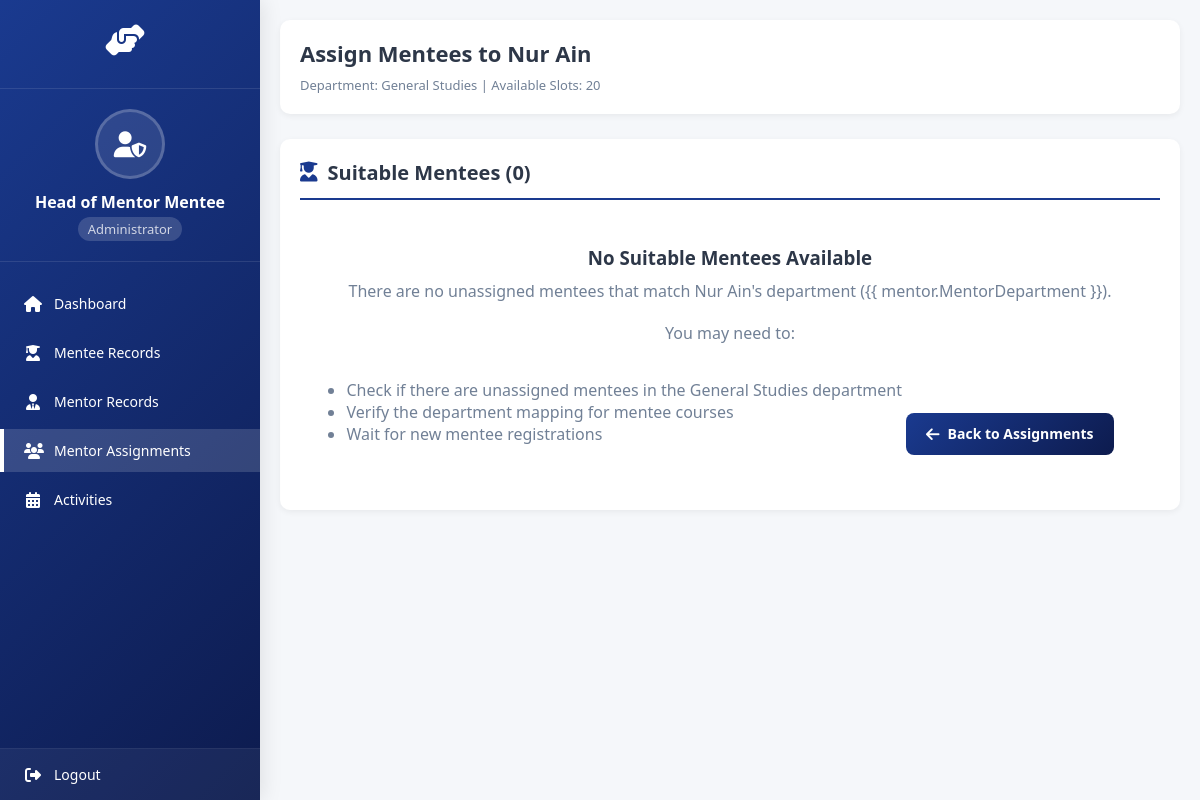
Page /mmms/head/assignments/assign/STGS099/ (signed in) on the earlier database version.
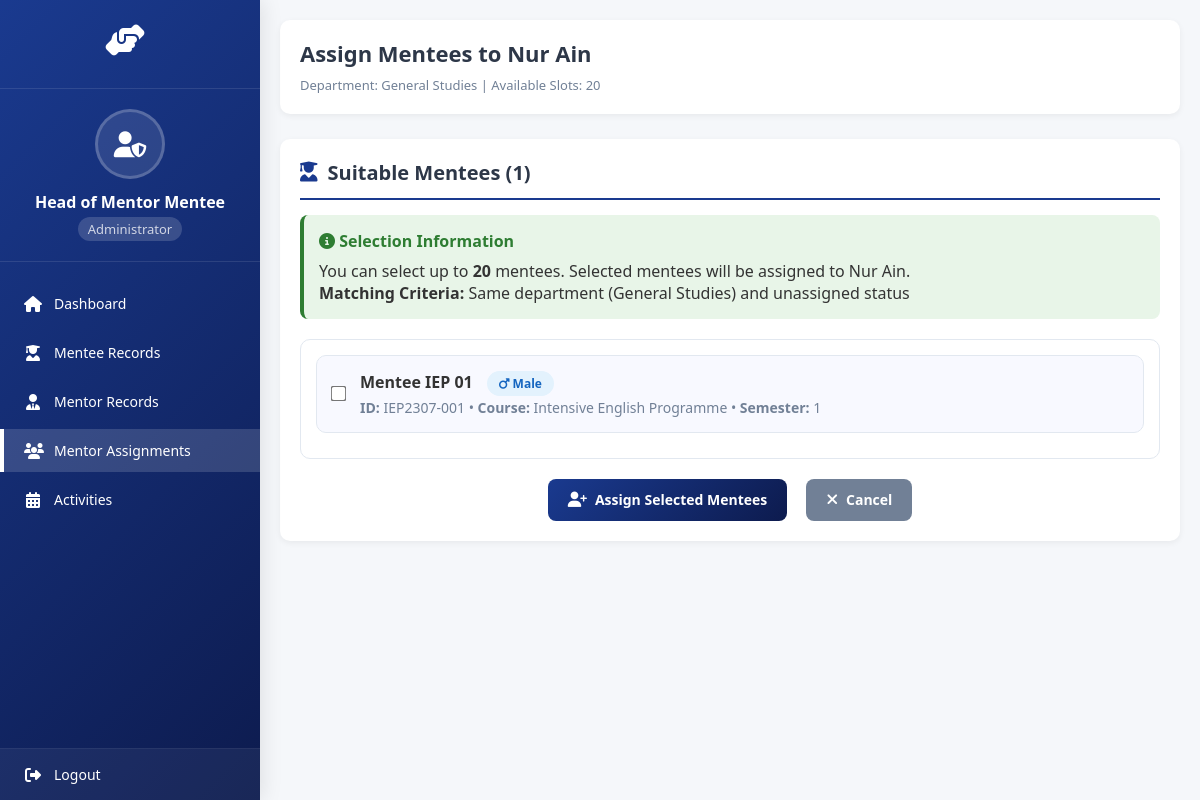
Same page on the later database version.
### system/models.py (models this page shows, shortened)
class Mentor(models.Model):
    user = models.OneToOneField(settings.AUTH_USER_MODEL, on_delete=models.CASCADE)
    profile_picture = models.ImageField(upload_to='mentor_profile_pictures/', null=True, blank=True)
    MentorID = models.CharField(max_length=12, primary_key=True)
    MentorName = models.CharField(max_length=100)
    MentorEmail = models.EmailField()
    MentorPhone = models.CharField(max_length=15)
    MentorIC = models.CharField(max_length=15)
    MentorAddress = models.CharField(max_length=255)
    MentorPostcode = models.CharField(max_length=10)
    MentorCity = models.CharField(max_length=50)
    MentorState = models.CharField(max_length=50)
    MentorRace = models.CharField(max_length=50)
    MentorReligion = models.CharField(max_length=50)
    MentorDepartment = models.CharField(max_length=100)
    MaxMentees = models.IntegerField(default=20)
    CurrentMentees = models.IntegerField(default=0)
    MentorJoinDate = models.DateField()
    def get_male_mentees_count(self):
        return self.assignments.filter(
            assignment_status='active',
            mentee__MenteeGender='male'
        ).count()
    def get_female_mentees_count(self):
        return self.assignments.filter(
            assignment_status='active',
            mentee__MenteeGender='female'
        ).count()
    def get_mentee_gender_distribution(self):
        male_count = self.get_male_mentees_count()
        female_count = self.get_female_mentees_count()
        return {'male': male_count, 'female': female_count}
    def get_ideal_gender_distribution(self, num_mentees):
        current_dist = self.get_mentee_gender_distribution()
        total_current = current_dist['male'] + current_dist['female']
        total_new = total_current + num_mentees
        target_male = round((total_new) / 2)
        target_female = total_new - target_male
        needed_male = max(0, target_male - current_dist['male'])
        needed_female = max(0, target_female - current_dist['female'])
        return {'male': needed_male, 'female': needed_female}

class Mentee(models.Model):
    STATUS_CHOICES = (
        ('active', 'Continue Study'),
        ('inactive', 'Not Continuing'),
        ('graduated', 'Graduated'),
    )
    GENDER_CHOICES = (
        ('male', 'Male'),
        ('female', 'Female'),
    )
    user = models.OneToOneField(settings.AUTH_USER_MODEL, on_delete=models.CASCADE)
    profile_picture = models.ImageField(upload_to='mentee_profile_pictures/', null=True, blank=True)
    MenteeID = models.CharField(max_length=12, primary_key=True)
    MenteeName = models.CharField(max_length=100)
    MenteeCourse = models.CharField(max_length=100)
    MenteeSemester = models.IntegerField()
    Year = models.IntegerField()
    MenteeJoinDate = models.DateField()
    MenteeEmail = models.EmailField()
    MenteePhone = models.CharField(max_length=15)
    MenteeIC = models.CharField(max_length=15)
    MenteeAddress = models.CharField(max_length=255)
    MenteePostcode = models.CharField(max_length=10)
    MenteeCity = models.CharField(max_length=50)
    MenteeState = models.CharField(max_length=50)
    MenteeRace = models.CharField(max_length=50)
    MenteeReligion = models.CharField(max_length=50)
    MenteeGender = models.CharField(max_length=10, choices=GENDER_CHOICES, default='male')
    MenteeStatus = models.CharField(max_length=20, choices=STATUS_CHOICES, default='active')
    MenteePreviousSchool = models.CharField(max_length=100)
    MenteeFatherName = models.CharField(max_length=100)
    MenteeFatherIC = models.CharField(max_length=15)
    MenteeFatherOccupation = models.CharField(max_length=100)
    MenteeFatherPhone = models.CharField(max_length=15)
    MenteeMotherName = models.CharField(max_length=100)
    MenteeMotherIC = models.CharField(max_length=15)
    MenteeMotherOccupation = models.CharField(max_length=100)
    MenteeMotherPhone = models.CharField(max_length=15)
    Sem1TargetGPA = models.DecimalField(max_digits=3, decimal_places=2, null=True, blank=True)
    Sem1ActualGPA = models.DecimalField(max_digits=3, decimal_places=2, null=True, blank=True)
    Sem2TargetGPA = models.DecimalField(max_digits=3, decimal_places=2, null=True, blank=True)
    Sem2ActualGPA = models.DecimalField(max_digits=3, decimal_places=2, null=True, blank=True)
    Sem3TargetGPA = models.DecimalField(max_digits=3, decimal_places=2, null=True, blank=True)
    Sem3ActualGPA = models.DecimalField(max_digits=3, decimal_places=2, null=True, blank=True)
    Sem4TargetGPA = models.DecimalField(max_digits=3, decimal_places=2, null=True, blank=True)
    Sem4ActualGPA = models.DecimalField(max_digits=3, decimal_places=2, null=True, blank=True)
    Sem5TargetGPA = models.DecimalField(max_digits=3, decimal_places=2, null=True, blank=True)
    Sem5ActualGPA = models.DecimalField(max_digits=3, decimal_places=2, null=True, blank=True)
    Sem6TargetGPA = models.DecimalField(max_digits=3, decimal_places=2, null=True, blank=True)
    Sem6ActualGPA = models.DecimalField(max_digits=3, decimal_places=2, null=True, blank=True)
    TargetCGPA = models.DecimalField(max_digits=3, decimal_places=2, null=True, blank=True)
    CurrentCGPA = models.DecimalField(max_digits=3, decimal_places=2, null=True, blank=True)
    MenteeAcademicGoals = models.TextField(blank=True)
    MenteeStudyHabits = models.TextField(blank=True)
    MenteeSubjects = models.TextField(blank=True)
    MenteeExtracurricular = models.TextField(blank=True)
    AcademicSupportNeeds = models.TextField(blank=True)
    assigned_mentor = models.ForeignKey('Mentor', on_delete=models.SET_NULL, null=True, blank=True)

### system/views.py (the view, shortened to what this page needs)
# urls.py: path('head/assignments/assign/<str:mentor_id>/', views.assign_mentees_to_mentor, name='assign_mentees_to_mentor'),
@login_required
def assign_mentees_to_mentor(request, mentor_id):
    if request.user.role != 'head':
        messages.error(request, 'Access denied. Head role required.')
        return redirect('homepage')
    try:
        mentor = Mentor.objects.get(MentorID=mentor_id)
        print(f"=== DEBUG: Assigning to Mentor ===")
        print(f"Mentor: {mentor.MentorName}")
        print(f"Mentor Department: {mentor.MentorDepartment}")
        assigned_mentee_ids = MentorMenteeAssignment.objects.filter(
            assignment_status='active'
        ).values_list('mentee_id', flat=True)
        unassigned_mentees = Mentee.objects.exclude(MenteeID__in=assigned_mentee_ids)
        print(f"Total unassigned mentees: {unassigned_mentees.count()}")
        eligible_mentees = []
        for mentee in unassigned_mentees:
            required_department = get_department_for_course(mentee.MenteeCourse)
            print(f"DEBUG: {mentee.MenteeName} - Course: '{mentee.MenteeCourse}' -> Department: '{required_department}'")
            if required_department and required_department in mentor.MentorDepartment:
                eligible_mentees.append(mentee)
                print(f"DEBUG: ✅ ELIGIBLE: {mentee.MenteeName} matches {mentor.MentorDepartment}")
            else:
                print(f"DEBUG: ❌ NOT ELIGIBLE: {mentee.MenteeName} - needed: {required_department}, mentor has: {mentor.MentorDepartment}")
        print(f"Final eligible mentees: {len(eligible_mentees)}")
        current_assignments = MentorMenteeAssignment.objects.filter(
            mentor=mentor,
            assignment_status='active'
        ).count()
        available_slots = mentor.MaxMentees - current_assignments
        if available_slots > 0:
            ideal_dist = mentor.get_ideal_gender_distribution(available_slots)
            male_needed = ideal_dist['male']
            female_needed = ideal_dist['female']
        else:
            male_needed = 0
            female_needed = 0
        eligible_courses = list(set([mentee.MenteeCourse for mentee in eligible_mentees]))
        context = {
            'mentor': mentor,
            'suitable_mentees': eligible_mentees,  # Changed from 'unassigned_mentees' to 'suitable_mentees'
            'vacancy_count': available_slots,  # Changed from 'available_slots' to 'vacancy_count'
            'gender_needs': {
                'male': male_needed,
                'female': female_needed
            },
            'department_mapping': eligible_courses,
        }
        return render(request, 'assign_mentees.html', context)
    except Mentor.DoesNotExist:
        messages.error(request, 'Mentor not found.')
        return redirect('mentor_assignments')

### system/templates/assign_mentees.html (shortened to what the changed rows need)
<!DOCTYPE html>
<html lang="en">
<head>
    <link rel="stylesheet" href="https://cdnjs.cloudflare.com/ajax/libs/font-awesome/6.4.0/css/all.min.css">
</head>
<body>
    <div class="main-content">
        <div class="content-header">
            <h1>Assign Mentees to {{ mentor.MentorName }}</h1>
            <p>Department: {{ mentor.MentorDepartment }} | Available Slots: {{ vacancy_count }}</p>
        </div>
        <form method="POST">
            <div class="section">
                <h2 class="section-title">
                    <i class="fas fa-user-graduate"></i>
                    Suitable Mentees ({{ suitable_mentees|length }})
                </h2>
                {% if suitable_mentees %}
                <div class="selection-info">
                    <h4><i class="fas fa-info-circle"></i> Selection Information</h4>
                    <p>You can select up to <strong>{{ vacancy_count }}</strong> mentees. Selected mentees will be
                        assigned to {{ mentor.MentorName }}.</p>
                    <p><strong>Matching Criteria:</strong> Same department ({{ mentor.MentorDepartment }}) and
                        unassigned status</p>
                </div>
                <div class="mentee-selection">
                    {% for mentee in suitable_mentees %}
                    <div class="mentee-option">
                        <input type="checkbox" name="mentee_ids" value="{{ mentee.MenteeID }}"
                            id="mentee_{{ mentee.MenteeID }}" data-gender="{{ mentee.MenteeGender }}" {% if forloop.counter > vacancy_count %}disabled{% endif %}>
                        <div class="mentee-info">
                            <strong>{{ mentee.MenteeName }}</strong>
                            <span
                                class="gender-badge {% if mentee.MenteeGender == 'male' %}male-badge{% else %}female-badge{% endif %}">
                                <i
                                    class="fas {% if mentee.MenteeGender == 'male' %}fa-mars{% else %}fa-venus{% endif %}"></i>
                                {{ mentee.MenteeGender|title }}
                            </span>
                            <div class="mentee-details">
                                <strong>ID:</strong> {{ mentee.MenteeID }} •
                                <strong>Course:</strong> {{ mentee.MenteeCourse }} •
                                <strong>Semester:</strong> {{ mentee.MenteeSemester }}
                            </div>
                        </div>
                    </div>
                    {% endfor %}
                </div>
                <div style="margin-top: 20px; text-align: center;">
                    <button type="submit" class="btn btn-success">
                        <i class="fas fa-user-plus"></i>
                        Assign Selected Mentees
                    </button>
                    <a href="{% url 'mentor_assignments' %}" class="btn btn-secondary" style="margin-left: 15px;">
                        <i class="fas fa-times"></i>
                        Cancel
                    </a>
                </div>
                {% else %}
                <div class="no-data">
                    <h3>No Suitable Mentees Available</h3>
                    <p>There are no unassigned mentees that match {{ mentor.MentorName }}'s department ({{
                        mentor.MentorDepartment }}).</p>
                    <p style="margin-top: 15px;">You may need to:</p>
                    <ul style="text-align: left; display: inline-block; margin: 15px 0;">
                        <li>Check if there are unassigned mentees in the {{ mentor.MentorDepartment }} department</li>
                        <li>Verify the department mapping for mentee courses</li>
                        <li>Wait for new mentee registrations</li>
                    </ul>
                    <a href="{% url 'mentor_assignments' %}" class="btn btn-primary">
                        <i class="fas fa-arrow-left"></i>
                        Back to Assignments
                    </a>
                </div>
                {% endif %}
            </div>
        </form>
    </div>
</body>
</html>

Differences in the rows shown:
added Mentee: MenteeName "Mentee IEP 01", MenteeGender "Male", MenteeID "IEP2307-001", MenteeCourse "Intensive English Programme", MenteeSemester "1"
Other differences:
{{ suitable_mentees|length }}: "0" → "1"
{{ vacancy_count }}: (not shown) → "20"
text no longer shown: "No Suitable Mentees Available There are no unassigned mentees that match 's department ({{ mentor.MentorDepartment }}). You may need to: Check if there are unassigned mentees in the department Verify the department mapping for mentee courses Wait for new mentee registrations Back to Assignments"
text now shown: "Selection Information You can select up to mentees. Selected mentees will be assigned to . Matching Criteria: Same department ( ) and unassigned status Assign Selected Mentees Cancel"
